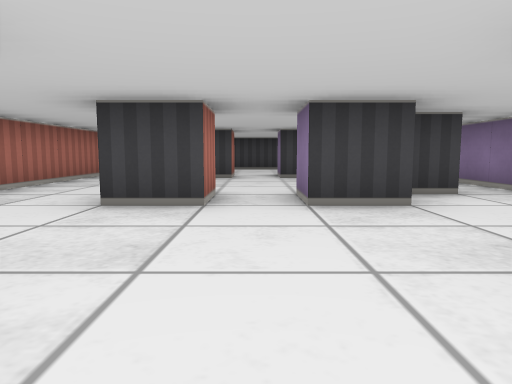
view 1 (above)

12 first-person views from a walk through a cub3D maze. The camera is about half as high as the walls, tilts 6° down and sees 70° across. The floor is counted in squares. Each view is taken from the middle of a square. On the plan, view 1 faces up. The plan holds only what a view shows up to about 9 squares ahead; the rest is blank.

view 2
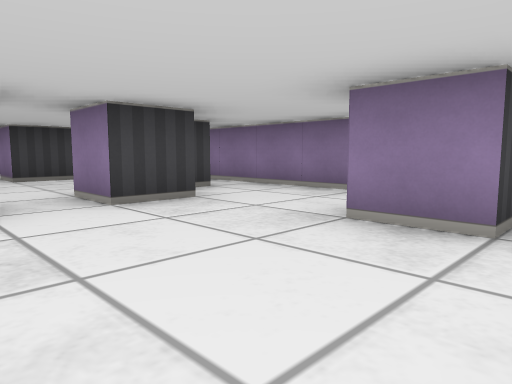

view 3
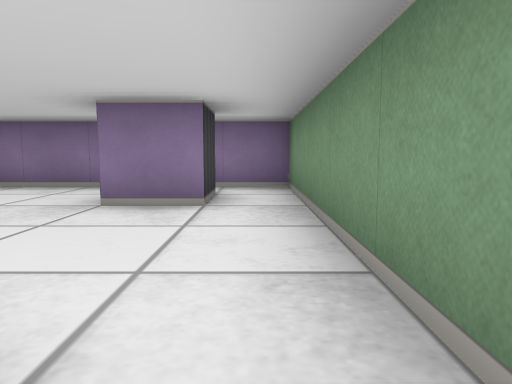

view 4
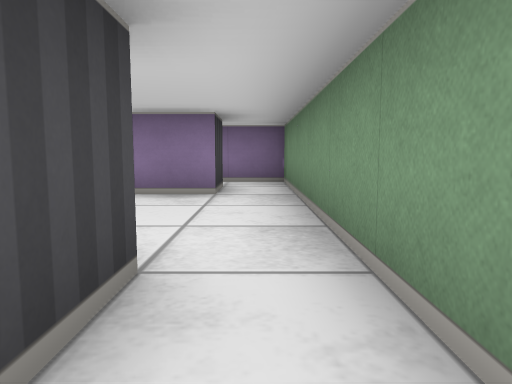

view 5
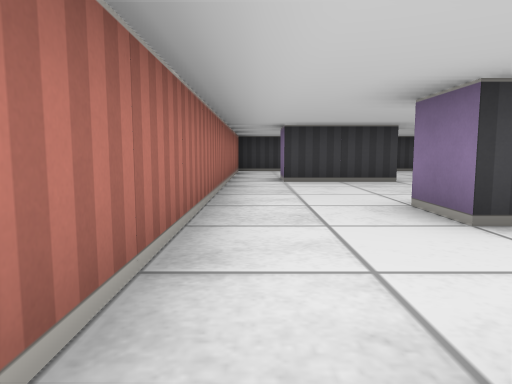

view 6
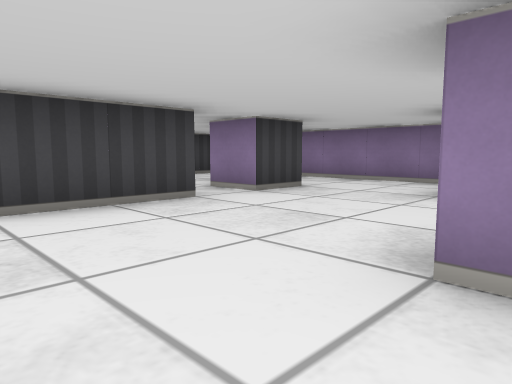

view 7
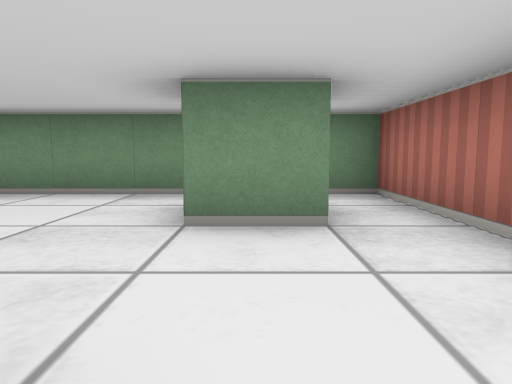

view 8
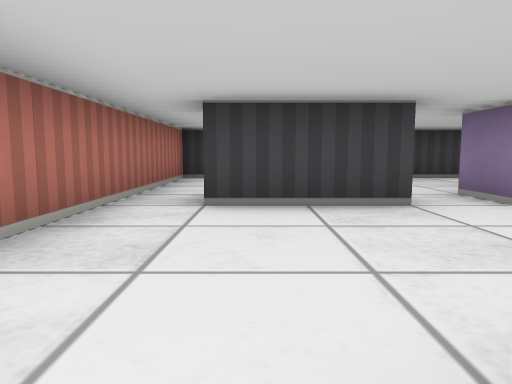

view 9
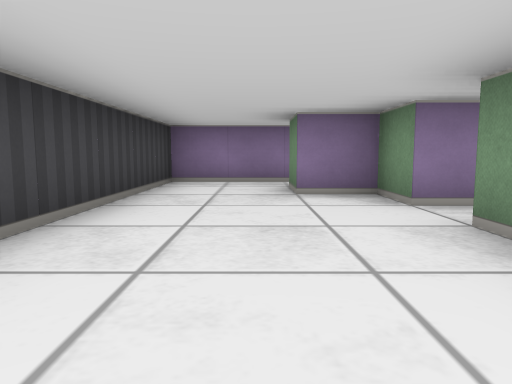

view 10
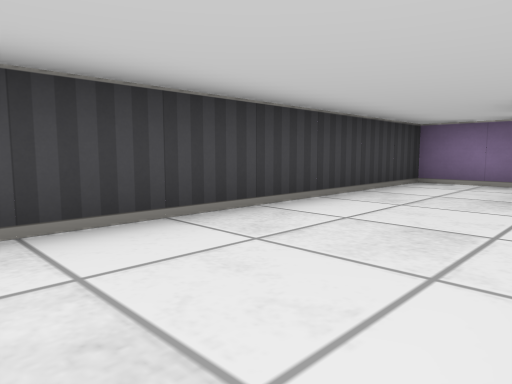

view 11
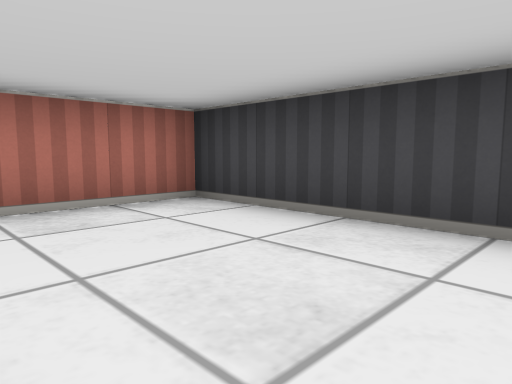

view 12
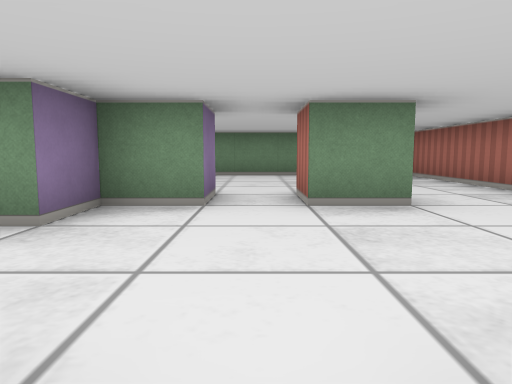

### Floor plan
Points are (right, up) in squares from view 1. A wall is a line through its corners. A room is listed if a view was taken in it or the views show most of it. See-through windows are left out.
Room 1 (views 1, 2, 3, 4, 5, 6, 7, 8)
walls: (-0.5, 3.5) (-1.5, 3.5) (-1.5, 4.5) (-0.5, 4.5) (-0.5, 3.5); (1.6, 3.5) (0.5, 3.5) (0.5, 4.5) (1.5, 4.5) (1.5, 5.5) (1.9, 5.5); (2.6, 4.5) (1.9, 4.5); (-0.5, 7.5) (-2.5, 7.5); (-2.6, 1.5) (-1.5, 1.5); (-1.5, 0.5) (-2.4, 0.5); (1.6, 7.5) (0.5, 7.5); (3.5, 2.2) (3.5, 7.6); (2.5, 0.5) (1.5, 0.5) (1.5, 1.5); (-3.5, 7.5) (-3.5, -0.5) (3.5, -0.5) (3.5, 0.6)
ways out: opening at (-3, 8) to room 2; opening at (0, 8) to room 2; opening at (3, 8.5) to room 2
Room 2 (views 9, 10, 11, 12)
walls: (-1, 8.5) (-0.5, 8.5) (-0.5, 7.5); (0.5, 7.5) (0.5, 8.5) (1.5, 8.5) (1.5, 9.5) (2.5, 9.5); (-2.5, 7.5) (-2.5, 8.4); (3.5, 7.6) (3.5, 11.5) (-3.5, 11.5) (-3.5, 7.5)
ways out: opening at (-3, 8) to room 1; opening at (0, 8) to room 1; opening at (3, 8.5) to room 1

Positions as (right, up) in squares from view 1, and headings:
1: (0, 0), facing up
2: (-1, 0), facing up-right
3: (-2, 0), facing right
4: (-3, 0), facing right
5: (-3, 1), facing up
6: (-3, 4), facing up-right
7: (-2, 4), facing down
8: (-2, 4), facing up
9: (-3, 10), facing right
10: (-3, 9), facing up-right
11: (0, 9), facing up-left
12: (0, 8), facing down
